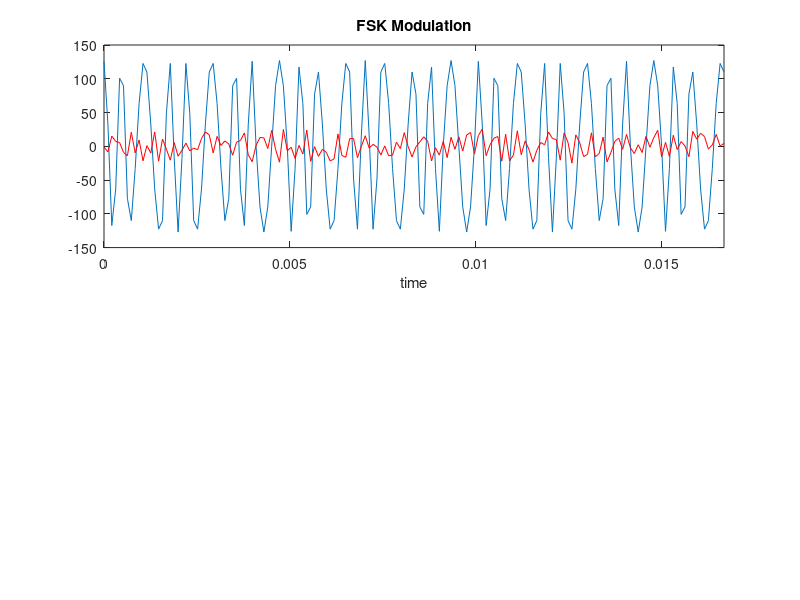

MATLAB code to generate this figure: (Note: this script raises an error after producing the figure.)
#!/bin/octave
## Evan Widloski - 2015-03-16
## adapted from https://sites.google.com/site/wayneholder/attiny-4-5-9-10-assembly-ide-and-programmer/bell-202-1200-baud-demodulator-in-an-attiny10

## testing digital filter against various frequencies and phases

sample_rate = 9600;
amplitude = 127;
shift = 0;

%---------- Synthesize FSK signal -------------------
fsk_rate = 600;
samples_per_bit = sample_rate/(fsk_rate*2);
## plot 10 periods
samples = 20*samples_per_bit;

t = linspace(0,samples/sample_rate,samples);
n = 1:samples;
unmodulated_signal = (mod(n,2*samples_per_bit) >= samples_per_bit) * 1 ...
                     + (mod(n,2*samples_per_bit) < samples_per_bit) * 0;

subplot(5,1,1)
plot(t,unmodulated_signal,'r')
title('Input data')
xlabel('time')
axis([t(1) t(end) -.2 1.2])

## incoherent synthesis
## mark = amplitude*sin(2*pi*1200*t) + shift;
## space = amplitude*sin(2*pi*2200*t) + shift;
## signal = (mod(n,2*samples_per_bit) >= samples_per_bit) .* mark ...
##          + (mod(n,2*samples_per_bit) < samples_per_bit) .* space;

## coherent synthesis
mark = ones(1,samples_per_bit)*(1200/sample_rate);
space = ones(1,samples_per_bit)*(2200/sample_rate);
signal = amplitude * sin(2*pi*cumsum([space mark space mark space mark space mark space mark space mark space mark space mark space mark space mark]));

## subplot(5,1,2)
subplot(2,1,1)
plot(t,signal)

## add noise
noise = .20 * amplitude * 2*(rand(1,length(signal)) - .5);
signal = signal + noise;

hold on
plot(t,noise,'r')
title('FSK Modulation')
xlabel('time')
axis([t(1) t(end)])


## %---------- Plot result against time ---------------
result = [];
for n = 1:length(signal)-7
    result = [result compute_cpp(signal(n:n+7),sample_rate)];
endfor
## result = filter([1 .75],[1], result);
result = filter([1 -1/4 * ones(1,4)],1,result);


## subplot(5,1,3)
subplot(2,1,1)
plot(t(1:samples - 7),result)
title('Demodulated')
xlabel('time')
axis([t(1) t(end)])

## %--------- test effects of lowpass (n sample rolling average) ---------------
## for i = 4:length(result)
##   result(i) = bitshift(result(i) + result(i-1) + result(i-2) + result(i-3),-2);
## endfor
pkg load signal
b=(fir1(8,[900 2500]/4800,"pass"));
b = (sign(b).*2.^round(log(abs(b))./log(2)));

## subplot(5,1,4)
## plot(t(1:samples - 7),result)
## title('Demodulated with filtering')
## xlabel('time')
## axis([t(1) t(end)])

## subplot(5,1,5)
subplot(2,1,2)
plot(t(1:samples - 7),(result > 1000),'g')
title('Thresholded output')
xlabel('time')
axis([t(1) t(end) -.2 1.2])


## ----- Spectrogram Plots of FSK signal -----
## window=8;
## [xx yy] = meshgrid(1:length(signal) - window + 1,linspace(-sample_rate/2,sample_rate/2,512));

## ## no filter
## result = abs(fftshift(fft(signal(hankel(1:window,window:length(signal))),512),1));
## subplot(1,1,1)
## imagesc(xx,yy,result)
## title('Spectrogram')



